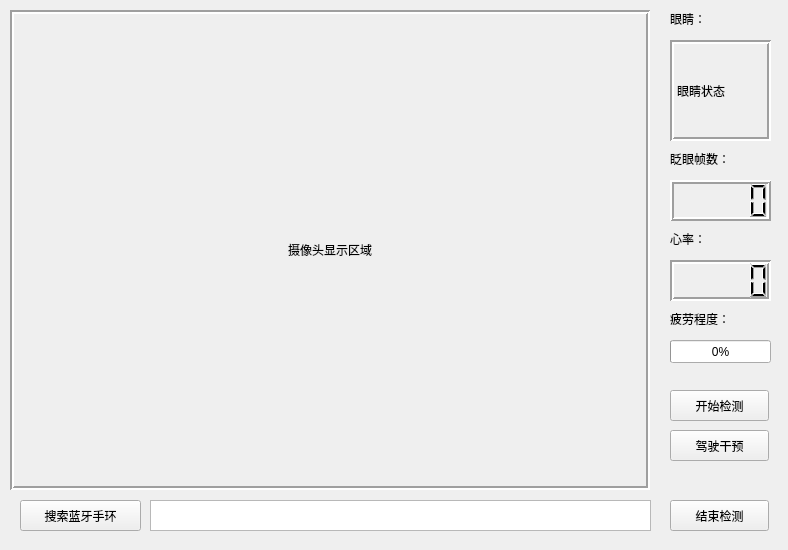
<?xml version="1.0" encoding="UTF-8"?>
<ui version="4.0">
 <class>Form</class>
 <widget class="QWidget" name="Form">
  <property name="geometry">
   <rect>
    <x>0</x>
    <y>0</y>
    <width>788</width>
    <height>550</height>
   </rect>
  </property>
  <property name="windowTitle">
   <string>Form</string>
  </property>
  <widget class="QLabel" name="label">
   <property name="geometry">
    <rect>
     <x>10</x>
     <y>10</y>
     <width>640</width>
     <height>480</height>
    </rect>
   </property>
   <property name="frameShape">
    <enum>QFrame::Box</enum>
   </property>
   <property name="frameShadow">
    <enum>QFrame::Sunken</enum>
   </property>
   <property name="lineWidth">
    <number>2</number>
   </property>
   <property name="text">
    <string>摄像头显示区域</string>
   </property>
   <property name="textFormat">
    <enum>Qt::PlainText</enum>
   </property>
   <property name="alignment">
    <set>Qt::AlignCenter</set>
   </property>
   <property name="indent">
    <number>232</number>
   </property>
  </widget>
  <widget class="QLabel" name="label_2">
   <property name="geometry">
    <rect>
     <x>670</x>
     <y>40</y>
     <width>101</width>
     <height>101</height>
    </rect>
   </property>
   <property name="frameShape">
    <enum>QFrame::Box</enum>
   </property>
   <property name="frameShadow">
    <enum>QFrame::Sunken</enum>
   </property>
   <property name="lineWidth">
    <number>2</number>
   </property>
   <property name="text">
    <string>眼睛状态</string>
   </property>
  </widget>
  <widget class="QLCDNumber" name="lcdNumber">
   <property name="geometry">
    <rect>
     <x>670</x>
     <y>180</y>
     <width>101</width>
     <height>41</height>
    </rect>
   </property>
   <property name="lineWidth">
    <number>2</number>
   </property>
  </widget>
  <widget class="QLabel" name="label_3">
   <property name="geometry">
    <rect>
     <x>670</x>
     <y>150</y>
     <width>67</width>
     <height>17</height>
    </rect>
   </property>
   <property name="text">
    <string>眨眼帧数：</string>
   </property>
  </widget>
  <widget class="QProgressBar" name="progressBar">
   <property name="geometry">
    <rect>
     <x>670</x>
     <y>340</y>
     <width>101</width>
     <height>23</height>
    </rect>
   </property>
   <property name="value">
    <number>0</number>
   </property>
  </widget>
  <widget class="QLabel" name="label_4">
   <property name="geometry">
    <rect>
     <x>670</x>
     <y>10</y>
     <width>67</width>
     <height>17</height>
    </rect>
   </property>
   <property name="text">
    <string>眼睛：</string>
   </property>
  </widget>
  <widget class="QLabel" name="label_5">
   <property name="geometry">
    <rect>
     <x>670</x>
     <y>310</y>
     <width>67</width>
     <height>17</height>
    </rect>
   </property>
   <property name="text">
    <string>疲劳程度：</string>
   </property>
  </widget>
  <widget class="QPushButton" name="pushButton">
   <property name="geometry">
    <rect>
     <x>670</x>
     <y>390</y>
     <width>99</width>
     <height>31</height>
    </rect>
   </property>
   <property name="text">
    <string>开始检测</string>
   </property>
  </widget>
  <widget class="QPushButton" name="pushButton_2">
   <property name="geometry">
    <rect>
     <x>670</x>
     <y>500</y>
     <width>99</width>
     <height>31</height>
    </rect>
   </property>
   <property name="text">
    <string>结束检测</string>
   </property>
  </widget>
  <widget class="QPushButton" name="pushButton_3">
   <property name="geometry">
    <rect>
     <x>670</x>
     <y>430</y>
     <width>99</width>
     <height>31</height>
    </rect>
   </property>
   <property name="text">
    <string>驾驶干预</string>
   </property>
  </widget>
  <widget class="QLCDNumber" name="lcdNumber_2">
   <property name="geometry">
    <rect>
     <x>670</x>
     <y>260</y>
     <width>101</width>
     <height>41</height>
    </rect>
   </property>
   <property name="frameShadow">
    <enum>QFrame::Sunken</enum>
   </property>
   <property name="lineWidth">
    <number>2</number>
   </property>
  </widget>
  <widget class="QLabel" name="label_6">
   <property name="geometry">
    <rect>
     <x>670</x>
     <y>230</y>
     <width>67</width>
     <height>17</height>
    </rect>
   </property>
   <property name="text">
    <string>心率：</string>
   </property>
  </widget>
  <widget class="QPushButton" name="pushButton_4">
   <property name="geometry">
    <rect>
     <x>20</x>
     <y>500</y>
     <width>121</width>
     <height>31</height>
    </rect>
   </property>
   <property name="text">
    <string>搜索蓝牙手环</string>
   </property>
  </widget>
  <widget class="QTextBrowser" name="textBrowser">
   <property name="geometry">
    <rect>
     <x>150</x>
     <y>500</y>
     <width>501</width>
     <height>31</height>
    </rect>
   </property>
  </widget>
 </widget>
 <resources/>
 <connections>
  <connection>
   <sender>pushButton_2</sender>
   <signal>clicked()</signal>
   <receiver>Form</receiver>
   <slot>close()</slot>
   <hints>
    <hint type="sourcelabel">
     <x>732</x>
     <y>504</y>
    </hint>
    <hint type="destinationlabel">
     <x>763</x>
     <y>476</y>
    </hint>
   </hints>
  </connection>
 </connections>
 <slots>
  <slot>fatigue_intervene()</slot>
  <slot>open_camera()</slot>
 </slots>
</ui>
